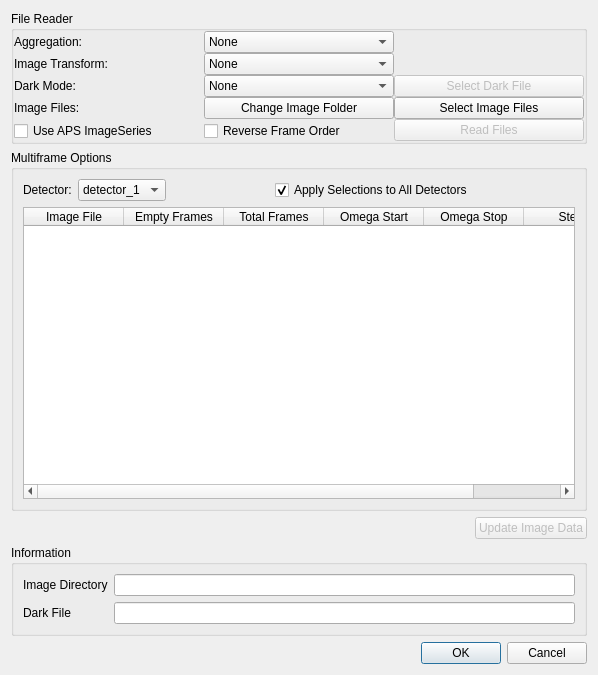
<?xml version="1.0" encoding="UTF-8"?>
<ui version="4.0">
 <class>SimpleImageSeriesDialog</class>
 <widget class="QDialog" name="SimpleImageSeriesDialog">
  <property name="geometry">
   <rect>
    <x>0</x>
    <y>0</y>
    <width>598</width>
    <height>675</height>
   </rect>
  </property>
  <property name="windowTitle">
   <string>Simple Image Series Import</string>
  </property>
  <layout class="QVBoxLayout" name="verticalLayout_2">
   <item>
    <widget class="QGroupBox" name="file_reader_group">
     <property name="title">
      <string>File Reader</string>
     </property>
     <layout class="QGridLayout" name="gridLayout">
      <property name="leftMargin">
       <number>0</number>
      </property>
      <property name="topMargin">
       <number>0</number>
      </property>
      <property name="rightMargin">
       <number>0</number>
      </property>
      <property name="bottomMargin">
       <number>0</number>
      </property>
      <property name="spacing">
       <number>0</number>
      </property>
      <item row="0" column="1">
       <widget class="QComboBox" name="aggregation">
	<item>
	 <property name="text">
	  <string>None</string>
	 </property>
	</item>
	<item>
	 <property name="text">
	  <string>Maximum</string>
	 </property>
	</item>
	<item>
	 <property name="text">
	  <string>Median</string>
	 </property>
	</item>
	<item>
	 <property name="text">
	  <string>Average</string>
	 </property>
	</item>
       </widget>
      </item>
      <item row="3" column="2">
       <widget class="QPushButton" name="image_files">
	<property name="text">
	 <string>Select Image Files</string>
	</property>
       </widget>
      </item>
      <item row="2" column="2">
       <widget class="QPushButton" name="select_dark">
	<property name="enabled">
	 <bool>false</bool>
	</property>
	<property name="text">
	 <string>Select Dark File</string>
	</property>
       </widget>
      </item>
      <item row="5" column="0">
       <widget class="QCheckBox" name="aps_imageseries">
	<property name="text">
	 <string>Use APS ImageSeries</string>
	</property>
       </widget>
      </item>
      <item row="2" column="0">
       <widget class="QLabel" name="dark_label">
	<property name="text">
	 <string>Dark Mode:</string>
	</property>
       </widget>
      </item>
      <item row="3" column="0">
       <widget class="QLabel" name="files_label">
	<property name="text">
	 <string>Image Files:</string>
	</property>
       </widget>
      </item>
      <item row="1" column="0">
       <widget class="QLabel" name="transform_label">
	<property name="text">
	 <string>Image Transform:</string>
	</property>
       </widget>
      </item>
      <item row="2" column="1">
       <widget class="QComboBox" name="dark_mode">
	<property name="currentIndex">
	 <number>0</number>
	</property>
	<item>
	 <property name="text">
	  <string>None</string>
	 </property>
	</item>
	<item>
	 <property name="text">
	  <string>Median</string>
	 </property>
	</item>
	<item>
	 <property name="text">
	  <string>Empty Frames</string>
	 </property>
	</item>
	<item>
	 <property name="text">
	  <string>Average</string>
	 </property>
	</item>
	<item>
	 <property name="text">
	  <string>Maximum</string>
	 </property>
	</item>
	<item>
	 <property name="text">
	  <string>File</string>
	 </property>
	</item>
       </widget>
      </item>
      <item row="4" column="2" rowspan="2">
       <widget class="QPushButton" name="read">
	<property name="enabled">
	 <bool>false</bool>
	</property>
	<property name="text">
	 <string>Read Files</string>
	</property>
       </widget>
      </item>
      <item row="0" column="0">
       <widget class="QLabel" name="aggregation_label">
	<property name="text">
	 <string>Aggregation:</string>
	</property>
       </widget>
      </item>
      <item row="1" column="1">
       <widget class="QComboBox" name="transform">
	<item>
	 <property name="text">
	  <string>None</string>
	 </property>
	</item>
	<item>
	 <property name="text">
	  <string>Mirror about Vertical</string>
	 </property>
	</item>
	<item>
	 <property name="text">
	  <string>Mirror about Horizontal</string>
	 </property>
	</item>
	<item>
	 <property name="text">
	  <string>Transpose</string>
	 </property>
	</item>
	<item>
	 <property name="text">
	  <string>Rotate 90°</string>
	 </property>
	</item>
	<item>
	 <property name="text">
	  <string>Rotate 180°</string>
	 </property>
	</item>
	<item>
	 <property name="text">
	  <string>Rotate 270°</string>
	 </property>
	</item>
       </widget>
      </item>
      <item row="3" column="1">
       <widget class="QPushButton" name="image_folder">
	<property name="text">
	 <string>Change Image Folder</string>
	</property>
       </widget>
      </item>
      <item row="5" column="1">
       <widget class="QCheckBox" name="reverse_frames">
	<property name="text">
	 <string>Reverse Frame Order</string>
	</property>
       </widget>
      </item>
     </layout>
    </widget>
   </item>
   <item>
    <widget class="QGroupBox" name="multiframe_group">
     <property name="title">
      <string>Multiframe Options</string>
     </property>
     <layout class="QVBoxLayout" name="verticalLayout">
      <item>
       <layout class="QHBoxLayout" name="multiframe_layout">
	<item>
	 <widget class="QLabel" name="detector_label">
	  <property name="text">
	   <string>Detector:</string>
	  </property>
	 </widget>
	</item>
	<item>
	 <widget class="QComboBox" name="detector">
	  <property name="enabled">
	   <bool>true</bool>
	  </property>
	  <property name="currentText">
	   <string>detector_1</string>
	  </property>
	  <property name="sizeAdjustPolicy">
	   <enum>QComboBox::AdjustToContents</enum>
	  </property>
	  <item>
	   <property name="text">
	    <string>detector_1</string>
	   </property>
	  </item>
	 </widget>
	</item>
	<item>
	 <spacer name="multiframe_det_spacer">
	  <property name="orientation">
	   <enum>Qt::Horizontal</enum>
	  </property>
	  <property name="sizeHint" stdset="0">
	   <size>
	    <width>40</width>
	    <height>20</height>
	   </size>
	  </property>
	 </spacer>
	</item>
	<item>
	 <widget class="QCheckBox" name="all_detectors">
	  <property name="text">
	   <string>Apply Selections to All Detectors</string>
	  </property>
	  <property name="checked">
	   <bool>true</bool>
	  </property>
	 </widget>
	</item>
	<item>
	 <spacer name="multiframe_select_spacer">
	  <property name="orientation">
	   <enum>Qt::Horizontal</enum>
	  </property>
	  <property name="sizeHint" stdset="0">
	   <size>
	    <width>40</width>
	    <height>20</height>
	   </size>
	  </property>
	 </spacer>
	</item>
       </layout>
      </item>
      <item>
       <widget class="QTableWidget" name="file_options">
	<property name="contextMenuPolicy">
	 <enum>Qt::CustomContextMenu</enum>
	</property>
	<property name="sizeAdjustPolicy">
	 <enum>QAbstractScrollArea::AdjustToContentsOnFirstShow</enum>
	</property>
	<property name="alternatingRowColors">
	 <bool>true</bool>
	</property>
	<property name="selectionMode">
	 <enum>QAbstractItemView::SingleSelection</enum>
	</property>
	<property name="selectionBehavior">
	 <enum>QAbstractItemView::SelectItems</enum>
	</property>
	<property name="showGrid">
	 <bool>false</bool>
	</property>
	<attribute name="horizontalHeaderDefaultSectionSize">
	 <number>100</number>
	</attribute>
	<attribute name="horizontalHeaderStretchLastSection">
	 <bool>true</bool>
	</attribute>
	<column>
	 <property name="text">
	  <string>Image File</string>
	 </property>
	</column>
	<column>
	 <property name="text">
	  <string>Empty Frames</string>
	 </property>
	</column>
	<column>
	 <property name="text">
	  <string>Total Frames</string>
	 </property>
	</column>
	<column>
	 <property name="text">
	  <string>Omega Start</string>
	 </property>
	</column>
	<column>
	 <property name="text">
	  <string>Omega Stop</string>
	 </property>
	</column>
	<column>
	 <property name="text">
	  <string>Steps</string>
	 </property>
	</column>
       </widget>
      </item>
     </layout>
    </widget>
   </item>
   <item>
    <layout class="QHBoxLayout" name="update_image_layout">
     <item>
      <spacer name="update_image_spacer">
       <property name="orientation">
	<enum>Qt::Horizontal</enum>
       </property>
       <property name="sizeHint" stdset="0">
	<size>
	 <width>624</width>
	 <height>20</height>
	</size>
       </property>
      </spacer>
     </item>
     <item>
      <widget class="QPushButton" name="update_image_data">
       <property name="enabled">
	<bool>false</bool>
       </property>
       <property name="text">
	<string>Update Image Data</string>
       </property>
      </widget>
     </item>
    </layout>
   </item>
   <item>
    <widget class="QGroupBox" name="information_group">
     <property name="title">
      <string>Information</string>
     </property>
     <layout class="QFormLayout" name="formLayout">
      <item row="0" column="0">
       <widget class="QLabel" name="image_directory_label">
	<property name="text">
	 <string>Image Directory</string>
	</property>
       </widget>
      </item>
      <item row="0" column="1">
       <widget class="QLineEdit" name="img_directory">
	<property name="readOnly">
	 <bool>true</bool>
	</property>
       </widget>
      </item>
      <item row="1" column="0">
       <widget class="QLabel" name="dark_file_label">
	<property name="text">
	 <string>Dark File</string>
	</property>
       </widget>
      </item>
      <item row="1" column="1">
       <widget class="QLineEdit" name="dark_file">
	<property name="readOnly">
	 <bool>true</bool>
	</property>
       </widget>
      </item>
     </layout>
    </widget>
   </item>
   <item>
    <layout class="QHBoxLayout" name="cancel_layout">
     <item>
      <widget class="QDialogButtonBox" name="button_box">
       <property name="standardButtons">
	<set>QDialogButtonBox::Cancel|QDialogButtonBox::Ok</set>
       </property>
       <property name="centerButtons">
	<bool>false</bool>
       </property>
      </widget>
     </item>
    </layout>
   </item>
  </layout>
 </widget>
 <resources/>
 <connections>
  <connection>
   <sender>button_box</sender>
   <signal>accepted()</signal>
   <receiver>SimpleImageSeriesDialog</receiver>
   <slot>accept()</slot>
   <hints>
    <hint type="sourcelabel">
     <x>322</x>
     <y>652</y>
    </hint>
    <hint type="destinationlabel">
     <x>322</x>
     <y>337</y>
    </hint>
   </hints>
  </connection>
  <connection>
   <sender>button_box</sender>
   <signal>rejected()</signal>
   <receiver>SimpleImageSeriesDialog</receiver>
   <slot>reject()</slot>
   <hints>
    <hint type="sourcelabel">
     <x>322</x>
     <y>652</y>
    </hint>
    <hint type="destinationlabel">
     <x>322</x>
     <y>337</y>
    </hint>
   </hints>
  </connection>
 </connections>
</ui>
